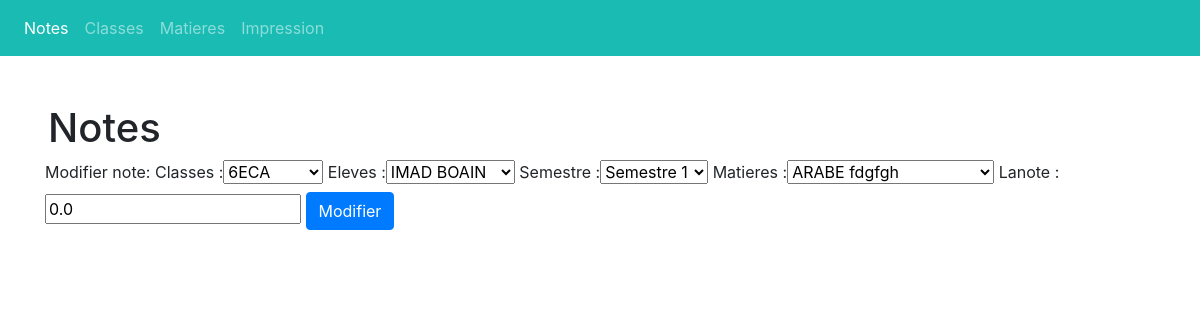
The page /updateNote/1834/ on the database its author committed.
### bulletin/models.py (models this page shows)
class Note(models.Model):
    SEMESTRE= (
        ('semestre1','Semestre 1'),
        ('semestre2','Semestre 2')
    )
    lanote = models.FloatField(null=True)
    semestre= models.CharField(max_length=100, null=True, choices=SEMESTRE)
    eleves = models.ForeignKey(Eleve, on_delete=models.CASCADE, null=True)
    matieres = models.ForeignKey(Matiere, on_delete=models.CASCADE, null=True)
    classes = models.ForeignKey(Classe, on_delete=models.CASCADE, null=True)

### bulletin/views.py (the view)
# urls.py: path('updateNote/<str:pk>/', views.updateNote , name="updateNote"),
def updateNote(request, pk):
    notes =Note.objects.get(id=pk)
    form = NoteForm(instance=notes)
    if request.method== 'POST':
        form= NoteForm(request.POST,instance=notes)
        if form.is_valid():
            form.save()
            return redirect('AllNotes')
    context={'form':form }
    return render(request, 'bulletin/note_update.html', context)

### bulletin/forms.py
class NoteForm(ModelForm):
    class Meta:
        model=Note
        fields=['classes','eleves','semestre','matieres','lanote']

### bulletin/models.py (called while the page is built)
    def __str__(self):
        return self.name

    def __str__(self):
        return self.nomClasse

    def __str__(self):
        return self.name

### bulletin/templates/bulletin/note_update.html (shortened to what this page needs)
{% extends 'bulletin/main.html' %}
 {% load static %}
 {% block content %}
<h1 class="pt-5 pl-5">Notes</h1>
<div class="container">
<form method="POST" action="">
    Modifier note:
    {{form}}
  <button type="submit" class="btn btn-primary">Modifier</button>
</form><br>
</div>
 {% endblock %}

### rows shown on the page
Note: classes "6ECA", eleves "IMAD BOAIN", semestre "Semestre 1", matieres "ARABE fdgfgh", lanote "0.0"
